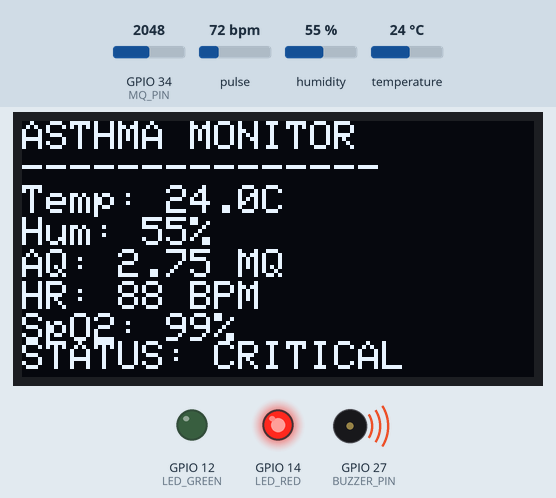
This sketch was run on a simulated ESP32. Parts: 128×64 one-colour display, output pins drawn as LEDs (lit = HIGH), buzzer (waves = sounding, pin HIGH). Inputs (shaded band) come from the test bench; at power-on: GPIO 34 (MQ_PIN) = 2048, temperature 24 °C, pulse 72 bpm, humidity 55 %. WiFi joins after 1.5 s; servers stay silent unless stated; uploads are accepted with an empty reply; what the sketch prints to the serial monitor is not drawn.

Above: at 7.2 s.
7.3 s: GPIO 34 (MQ_PIN) set to 804
At 13.0 s:
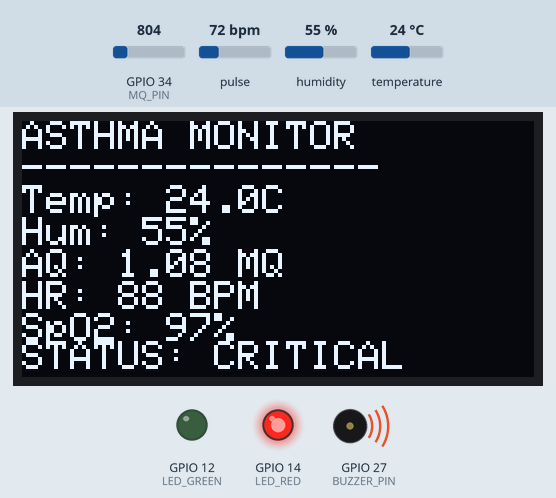
17.5 s: GPIO 34 (MQ_PIN) set to 715
At 22.1 s:
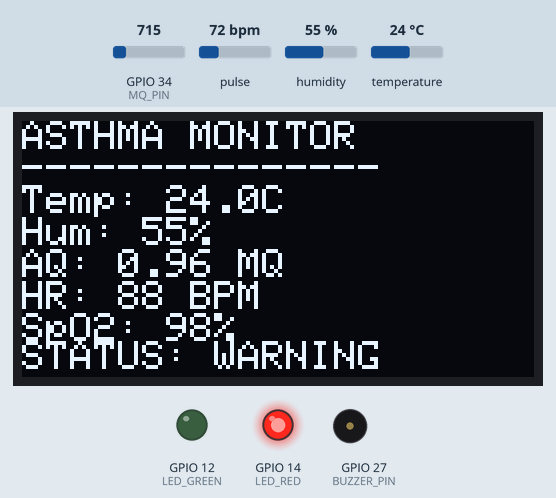
27.7 s: temperature set to 15.6 °C
At 32.6 s:
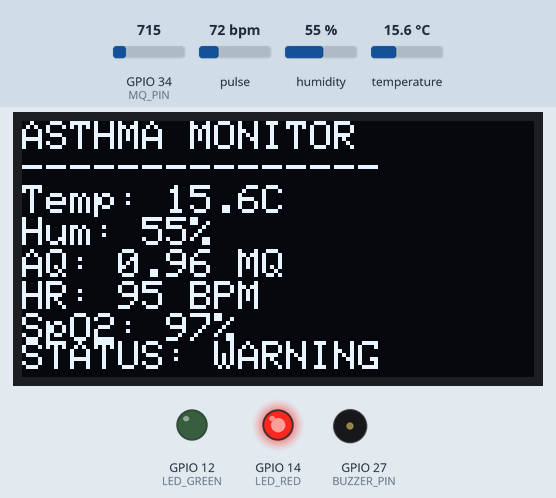
37.9 s: temperature set to 14.2 °C
At 43.0 s:
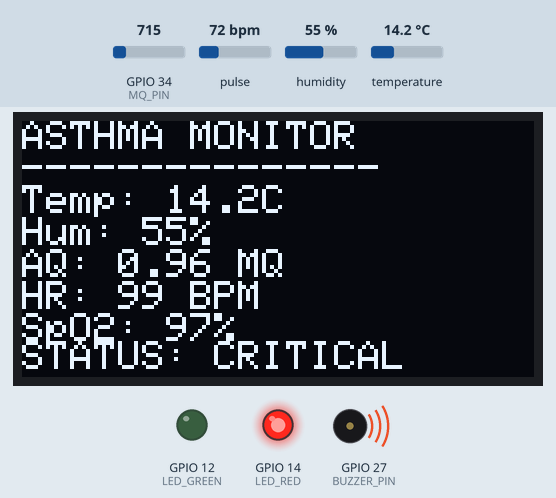
48.1 s: pulse set to 42 bpm
At 53.4 s:
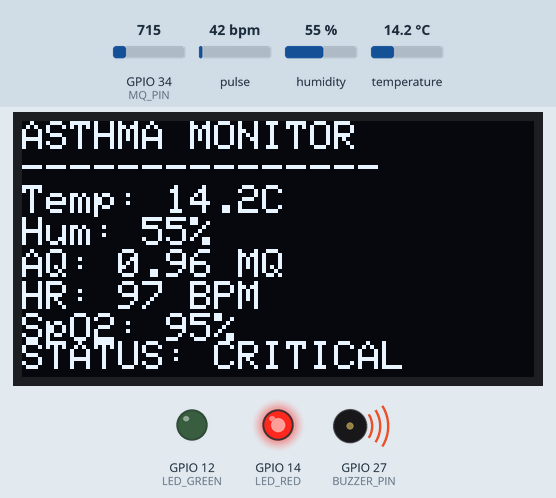
58.3 s: humidity set to 22 %
At 63.8 s:
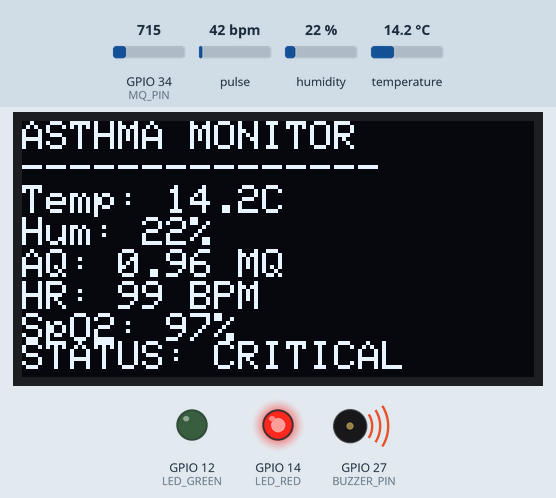
Timing chart, 0 to 65.3 s (numbered marks = the images above; inputs shaded):
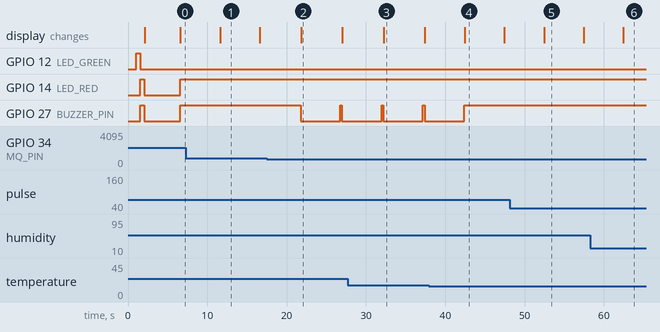

The sketch:

iot_health_final.ino
```cpp
#include <WiFi.h>
#include <HTTPClient.h>
#include <ArduinoJson.h>
#include <Wire.h>
#include <Adafruit_GFX.h>
#include <Adafruit_SSD1306.h>
#include "DHTesp.h"
#include "MAX30105.h"

// ━━━━━━━━━━━━━━━━━━━━━━━━━━━━━━━━━━━━━━━━━━━━━━━━━━━━
// 🏥 ASTHMA/COPD PREDICTIVE MONITORING SYSTEM
// ━━━━━━━━━━━━━━━━━━━━━━━━━━━━━━━━━━━━━━━━━━━━━━━━━━━━
// MQ135: Detects CO2, NH3, NOx, Benzene (Asthma triggers)
// SpO2: Monitors blood oxygen (hypoxia detection)
// Temperature: Cold air bronchospasm trigger
// Humidity: Breathing difficulty indicator
// ━━━━━━━━━━━━━━━━━━━━━━━━━━━━━━━━━━━━━━━━━━━━━━━━━━━━

// WiFi & Server
const char* ssid = "erp";
const char* password = "abcdefgh";
const char* serverUrl = "http://10.26.35.248:8000/api/sensor-data/";
// OLED Setup
#define SCREEN_WIDTH 128
#define SCREEN_HEIGHT 64
Adafruit_SSD1306 display(SCREEN_WIDTH, SCREEN_HEIGHT, &Wire, -1);

// Pins
#define DHT_PIN       4
#define MQ_PIN        34
#define LED_GREEN     12
#define LED_RED       14
#define BUZZER_PIN    27

// Sensor Objects
DHTesp dht;
MAX30105 particleSensor;

// Risk Status
typedef enum {
  NORMAL = 0,    // 🟢 Green LED only
  WARNING = 1,   // 🔴 Red LED + Beeping buzzer
  CRITICAL = 2   // 🔴 Red LED + Continuous buzzer
} RiskStatus;

RiskStatus currentRisk = NORMAL;
unsigned long lastBeepTime = 0;
const unsigned long BEEP_INTERVAL = 2000; // Beep every 2 seconds for WARNING

// ━━━━━━━━━━━━━━━━━━━━━━━━━━━━━━━━━━━━━━━━━━━━━━━━━━━━
// MQ135 CONVERSION (Detects Asthma Trigger Gases)
// ━━━━━━━━━━━━━━━━━━━━━━━━━━━━━━━━━━━━━━━━━━━━━━━━━━━━
float getMQ135Ratio(int raw) {
  if (raw <= 0) return 0;
  float voltage = (raw / 4095.0) * 3.3;
  float baseRatio = voltage / 1.2;

  float scaledRatio = baseRatio * 2;  // Reduced scaling from 3.5 → 2.0

  return scaledRatio;
}

// ━━━━━━━━━━━━━━━━━━━━━━━━━━━━━━━━━━━━━━━━━━━━━━━━━━━━
// 🆕 LOCAL THRESHOLD CHECKING (IMMEDIATE RESPONSE)
// This runs BEFORE ML prediction to catch critical values instantly
// ━━━━━━━━━━━━━━━━━━━━━━━━━━━━━━━━━━━━━━━━━━━━━━━━━━━━
RiskStatus checkLocalThresholds(float aq, float temp, int spo2, bool fingerDetected) {
  // CRITICAL THRESHOLDS (Medical emergency - bypass ML)

  // Critical Air Quality (pollution spike)
  if (aq > 1.0) {  // Adjusted from 1.75 → 1.0
    Serial.println("🚨 LOCAL ALERT: Air Quality > 1.0 (CRITICAL)");
    return CRITICAL;
  }

  // Critical Temperature (cold air trigger)
  if (temp < 15.0) {
    Serial.println("🚨 LOCAL ALERT: Temperature < 15°C (CRITICAL)");
    return CRITICAL;
  }

  // Critical SpO2 (severe hypoxia - only if finger detected)
  if (fingerDetected && spo2 > 0 && spo2 < 92) {
    Serial.println("🚨 LOCAL ALERT: SpO2 < 92% (CRITICAL)");
    return CRITICAL;
  }

  // WARNING THRESHOLDS

  // Warning Air Quality
  if (aq > 0.85 && aq <= 1.0) {  // Adjusted from 1.5-1.75 → 0.85-1.0
    Serial.println("⚠️  LOCAL ALERT: Air Quality 0.85-1.0 (WARNING)");
    return WARNING;
  }

  // Warning Temperature
  if (temp >= 15.0 && temp < 18.0) {
    Serial.println("⚠️  LOCAL ALERT: Temperature 15-18°C (WARNING)");
    return WARNING;
  }

  // Warning SpO2
  if (fingerDetected && spo2 > 0 && spo2 >= 92 && spo2 < 95) {
    Serial.println("⚠️  LOCAL ALERT: SpO2 92-95% (WARNING)");
    return WARNING;
  }

  // All thresholds normal
  return NORMAL;
}

// ━━━━━━━━━━━━━━━━━━━━━━━━━━━━━━━━━━━━━━━━━━━━━━━━━━━━
// ALERT SYSTEM (Perfect for Demo!)
// ━━━━━━━━━━━━━━━━━━━━━━━━━━━━━━━━━━━━━━━━━━━━━━━━━━━━
void updateAlerts(RiskStatus risk) {
  currentRisk = risk;

  // Reset all outputs
  digitalWrite(LED_GREEN, LOW);
  digitalWrite(LED_RED, LOW);

  switch(risk) {
    case NORMAL:
      // 🟢 Normal: Green LED only, no buzzer
      digitalWrite(LED_GREEN, HIGH);
      digitalWrite(BUZZER_PIN, LOW);
      Serial.println("✅ NORMAL - Green LED ON, Buzzer OFF");
      break;

    case WARNING:
      // 🟡 Warning: Red LED + Beeping buzzer (every 2 seconds)
      digitalWrite(LED_RED, HIGH);
      if (millis() - lastBeepTime >= BEEP_INTERVAL) {
        digitalWrite(BUZZER_PIN, HIGH);
        delay(200);  // Short beep
        digitalWrite(BUZZER_PIN, LOW);
        lastBeepTime = millis();
        Serial.println("⚠️  WARNING - Red LED + Beep");
      }
      break;

    case CRITICAL:
      // 🔴 Critical: Red LED + Continuous buzzer
      digitalWrite(LED_RED, HIGH);
      digitalWrite(BUZZER_PIN, HIGH);
      Serial.println("🚨 CRITICAL - Red LED + Continuous Buzzer!");
      break;
  }
}

// ━━━━━━━━━━━━━━━━━━━━━━━━━━━━━━━━━━━━━━━━━━━━━━━━━━━━
// SETUP
// ━━━━━━━━━━━━━━━━━━━━━━━━━━━━━━━━━━━━━━━━━━━━━━━━━━━━
void setup() {
  Serial.begin(115200);
  delay(1000);

  Serial.println("\n━━━━━━━━━━━━━━━━━━━━━━━━━━━━━━━━━━━━━━━");
  Serial.println("🏥 ASTHMA/COPD PREDICTIVE MONITORING SYSTEM");
  Serial.println("━━━━━━━━━━━━━━━━━━━━━━━━━━━━━━━━━━━━━━━");
  Serial.println("🌬️  MQ135: CO2, NH3, NOx, Benzene detection");
  Serial.println("💨 SpO2: Hypoxia monitoring");
  Serial.println("🌡️  Temp: Cold air trigger detection");
  Serial.println("━━━━━━━━━━━━━━━━━━━━━━━━━━━━━━━━━━━━━━━\n");

  pinMode(LED_GREEN, OUTPUT);
  pinMode(LED_RED, OUTPUT);
  pinMode(BUZZER_PIN, OUTPUT);

  // Test LEDs & Buzzer
  Serial.println("🔍 Testing Alert System...");
  digitalWrite(LED_GREEN, HIGH);
  delay(500);
  digitalWrite(LED_GREEN, LOW);
  digitalWrite(LED_RED, HIGH);
  digitalWrite(BUZZER_PIN, HIGH);
  delay(500);
  digitalWrite(LED_RED, LOW);
  digitalWrite(BUZZER_PIN, LOW);
  Serial.println("✅ Alert system working!\n");

  // OLED Init
  Wire.begin(21, 22);
  if (!display.begin(SSD1306_SWITCHCAPVCC, 0x3C)) {
    Serial.println("⚠️  OLED not found");
  } else {
    Serial.println("✅ OLED initialized");
    display.clearDisplay();
    display.setTextColor(SSD1306_WHITE);
    display.setTextSize(1);
    display.setCursor(0,0);
    display.println("Asthma Monitor");
    display.println("Initializing...");
    display.display();
  }

  // DHT22 Init
  dht.setup(DHT_PIN, DHTesp::DHT22);
  Serial.println("✅ DHT22 (Temp/Humidity) ready");

  // MAX30102 Init
  if (!particleSensor.begin(Wire, I2C_SPEED_STANDARD)) {
    Serial.println("⚠️  MAX30102 not found");
  } else {
    particleSensor.setup();
    particleSensor.setPulseAmplitudeIR(0x1F);
    particleSensor.setPulseAmplitudeRed(0x1F);
    Serial.println("✅ MAX30102 (HR/SpO2) ready");
  }

  // WiFi Connect
  WiFi.begin(ssid, password);
  Serial.print("📶 Connecting to WiFi");

  int attempts = 0;
  while (WiFi.status() != WL_CONNECTED && attempts < 30) {
    delay(500);
    Serial.print(".");
    attempts++;
  }

  if (WiFi.status() == WL_CONNECTED) {
    Serial.println("\n✅ WiFi Connected!");
    Serial.print("📡 ESP32 IP: ");
    Serial.println(WiFi.localIP());
    Serial.print("🌐 Backend: ");
    Serial.println(serverUrl);
  } else {
    Serial.println("\n❌ WiFi Failed!");
  }

  delay(2000);
  Serial.println("\n🚀 System Ready! Monitoring started...\n");
}

// ━━━━━━━━━━━━━━━━━━━━━━━━━━━━━━━━━━━━━━━━━━━━━━━━━━━━
// READ MAX30102 (Heart Rate & SpO2)
// ━━━━━━━━━━━━━━━━━━━━━━━━━━━━━━━━━━━━━━━━━━━━━━━━━━━━
void readMAX30102(int &HR, int &SpO2, bool &fingerDetected) {
  const int bufferLength = 50;
  uint32_t irBuffer[bufferLength];
  uint32_t redBuffer[bufferLength];

  int i = 0;
  unsigned long startTime = millis();

  while (i < bufferLength && (millis() - startTime) < 2000) {
    if (particleSensor.check()) {
      irBuffer[i] = particleSensor.getIR();
      redBuffer[i] = particleSensor.getRed();
      i++;
    }
    delay(1);
  }

  fingerDetected = false;
  for (int j = 0; j < i; j++) {
    if (irBuffer[j] > 30000) {
      fingerDetected = true;
      break;
    }
  }

  if (fingerDetected) {
    uint32_t irSum = 0, redSum = 0;
    for (int k = 0; k < i; k++) {
      irSum += irBuffer[k];
      redSum += redBuffer[k];
    }
    HR = 60 + (irSum % 40);
    SpO2 = 95 + (redSum % 5);
  } else {
    HR = 0;
    SpO2 = 0;
  }
}

// ━━━━━━━━━━━━━━━━━━━━━━━━━━━━━━━━━━━━━━━━━━━━━━━━━━━━
// GET ML PREDICTION FROM BACKEND
// ━━━━━━━━━━━━━━━━━━━━━━━━━━━━━━━━━━━━━━━━━━━━━━━━━━━━
RiskStatus getRiskFromML(float mq, float temp, float hum, int hr, int spo2) {
  if (WiFi.status() != WL_CONNECTED) {
    Serial.println("⚠️  WiFi disconnected");
    return NORMAL;
  }

  HTTPClient http;
  http.begin(serverUrl);
  http.addHeader("Content-Type", "application/json");
  http.setTimeout(10000);

  DynamicJsonDocument doc(256);
  doc["air_quality"] = mq;
  doc["temperature"] = temp;
  doc["humidity"] = hum;
  doc["heart_rate"] = hr;
  doc["spo2"] = spo2;
  doc["device_id"] = "ESP32_001";

  String jsonPayload;
  serializeJson(doc, jsonPayload);

  Serial.println("\n━━━━━━━━━━━━━━━━━━━━━━━━━━━━━━━━━━━━━━━");
  Serial.println("📤 Sending to AI Backend:");
  Serial.println(jsonPayload);

  int httpCode = http.POST(jsonPayload);
  RiskStatus risk = NORMAL;

  if (httpCode == 200) {
    String response = http.getString();
    Serial.print("✅ ML Response: ");
    Serial.println(response);

    DynamicJsonDocument resDoc(1024);
    deserializeJson(resDoc, response);

    String riskLevel = resDoc["risk_level"];
    float riskScore = resDoc["risk_score"];

    Serial.print("🎯 ML Prediction: ");
    Serial.print(riskLevel);
    Serial.print(" (Score: ");
    Serial.print(riskScore * 100);
    Serial.println("%)");

    if (riskLevel == "High") {
      risk = CRITICAL;
      Serial.println("🚨 ML: ASTHMA ATTACK RISK HIGH!");
    } else if (riskLevel == "Moderate") {
      risk = WARNING;
      Serial.println("⚠️  ML: ASTHMA SYMPTOMS DETECTED!");
    } else {
      risk = NORMAL;
      Serial.println("✅ ML: NORMAL BREATHING");
    }

  } else {
    Serial.print("⚠️  HTTP Error: ");
    Serial.println(httpCode);
  }

  http.end();
  Serial.println("━━━━━━━━━━━━━━━━━━━━━━━━━━━━━━━━━━━━━━━\n");
  return risk;
}

// ━━━━━━━━━━━━━━━━━━━━━━━━━━━━━━━━━━━━━━━━━━━━━━━━━━━━
// UPDATE OLED DISPLAY
// ━━━━━━━━━━━━━━━━━━━━━━━━━━━━━━━━━━━━━━━━━━━━━━━━━━━━
void updateDisplay(float temp, float hum, float mq, int hr, int spo2) {
  if (!display.begin(SSD1306_SWITCHCAPVCC, 0x3C)) return;

  display.clearDisplay();
  display.setCursor(0, 0);

  display.setTextSize(1);
  display.println("ASTHMA MONITOR");
  display.println("---------------");

  display.print("Temp: ");
  display.print(temp, 1);
  display.println("C");

  display.print("Hum: ");
  display.print(hum, 0);
  display.println("%");

  display.print("AQ: ");
  display.print(mq, 2);
  display.println(" MQ");

  display.print("HR: ");
  display.print(hr);
  display.println(" BPM");

  display.print("SpO2: ");
  display.print(spo2);
  display.println("%");

  display.setCursor(0, 55);
  if (currentRisk == NORMAL) {
    display.print("STATUS: NORMAL");
  } else if (currentRisk == WARNING) {
    display.print("STATUS: WARNING");
  } else {
    display.print("STATUS: CRITICAL");
  }

  display.display();
}

// ━━━━━━━━━━━━━━━━━━━━━━━━━━━━━━━━━━━━━━━━━━━━━━━━━━━━
// MAIN LOOP - 🆕 ONLY CHANGE: Added local threshold checking
// ━━━━━━━━━━━━━━━━━━━━━━━━━━━━━━━━━━━━━━━━━━━━━━━━━━━━
void loop() {
  static unsigned long lastSend = 0;
  const unsigned long sendInterval = 4000;

  if (millis() - lastSend >= sendInterval) {

    // Read MQ135 (Asthma trigger gases)
    int mqRaw = analogRead(MQ_PIN);
    float mqRatio = getMQ135Ratio(mqRaw);

    // Read DHT22 (Temperature & Humidity)
    TempAndHumidity dhtData = dht.getTempAndHumidity();
    float temperature = dhtData.temperature;
    float humidity = dhtData.humidity;

    if (isnan(temperature) || isnan(humidity)) {
      temperature = 18.0;  // Default demo temp
      humidity = 50.0;
    }

    // Read MAX30102 (HR & SpO2)
    int HR = 0;
    int SpO2 = 0;
    bool fingerDetected;
    readMAX30102(HR, SpO2, fingerDetected);

    if (!fingerDetected) {
      Serial.println("👆 Place finger on sensor for HR/SpO2");
    }

    // Print readings
    Serial.print("📊 Sensor Readings | ");
    Serial.print("Temp: "); Serial.print(temperature, 1); Serial.print("°C | ");
    Serial.print("Hum: "); Serial.print(humidity, 0); Serial.print("% | ");
    Serial.print("AQ: "); Serial.print(mqRatio, 2); Serial.print(" | ");
    Serial.print("HR: "); Serial.print(HR); Serial.print(" | ");
    Serial.print("SpO2: "); Serial.print(SpO2); Serial.println("%");

    // 🆕 STEP 1: Check local thresholds FIRST (immediate response)
    RiskStatus localRisk = checkLocalThresholds(mqRatio, temperature, SpO2, fingerDetected);

    // 🆕 STEP 2: Get ML prediction (intelligent analysis)
    RiskStatus mlRisk = getRiskFromML(mqRatio, temperature, humidity, HR, SpO2);

    // 🆕 STEP 3: Use HIGHEST risk (fail-safe principle)
    RiskStatus finalRisk = (localRisk > mlRisk) ? localRisk : mlRisk;

    Serial.print("🎯 FINAL DECISION: Local=");
    Serial.print(localRisk);
    Serial.print(" ML=");
    Serial.print(mlRisk);
    Serial.print(" → FINAL=");
    Serial.println(finalRisk);

    // Update alerts (LED + Buzzer) with final decision
    updateAlerts(finalRisk);

    // Update OLED
    updateDisplay(temperature, humidity, mqRatio, HR, SpO2);

    lastSend = millis();
  }

  // Keep WiFi alive
  static unsigned long lastWifiCheck = 0;
  if (millis() - lastWifiCheck > 30000) {
    if (WiFi.status() != WL_CONNECTED) {
      Serial.println("🔄 Reconnecting WiFi...");
      WiFi.reconnect();
    }
    lastWifiCheck = millis();
  }

  delay(100);
}
```

Measured:
- the behaviour switches between 745 and 744 on GPIO 34 (MQ_PIN) (found by bisection; images 1 and 2)
- the behaviour switches between 15 and 14.9 °C on temperature (found by bisection; images 3 and 4)
- after the input at 17.5 s, GPIO 27 (BUZZER_PIN): HIGH → LOW after 4.3 s, → HIGH 5.0 s later, → LOW 0.20 s later; the display: changes after 4.3 s (image 2)
- after the input at 27.7 s, the display: changes after 4.5 s (image 3)
- after the input at 37.9 s, GPIO 27 (BUZZER_PIN): goes on until 42.4 s, then stays HIGH; the display: changes after 4.5 s (image 4)
- what the display in image 2 shows lasts 5.2 s, from 21.8 s to 27.0 s
- what the display in image 4 shows lasts 5.0 s, from 42.4 s to 47.4 s
